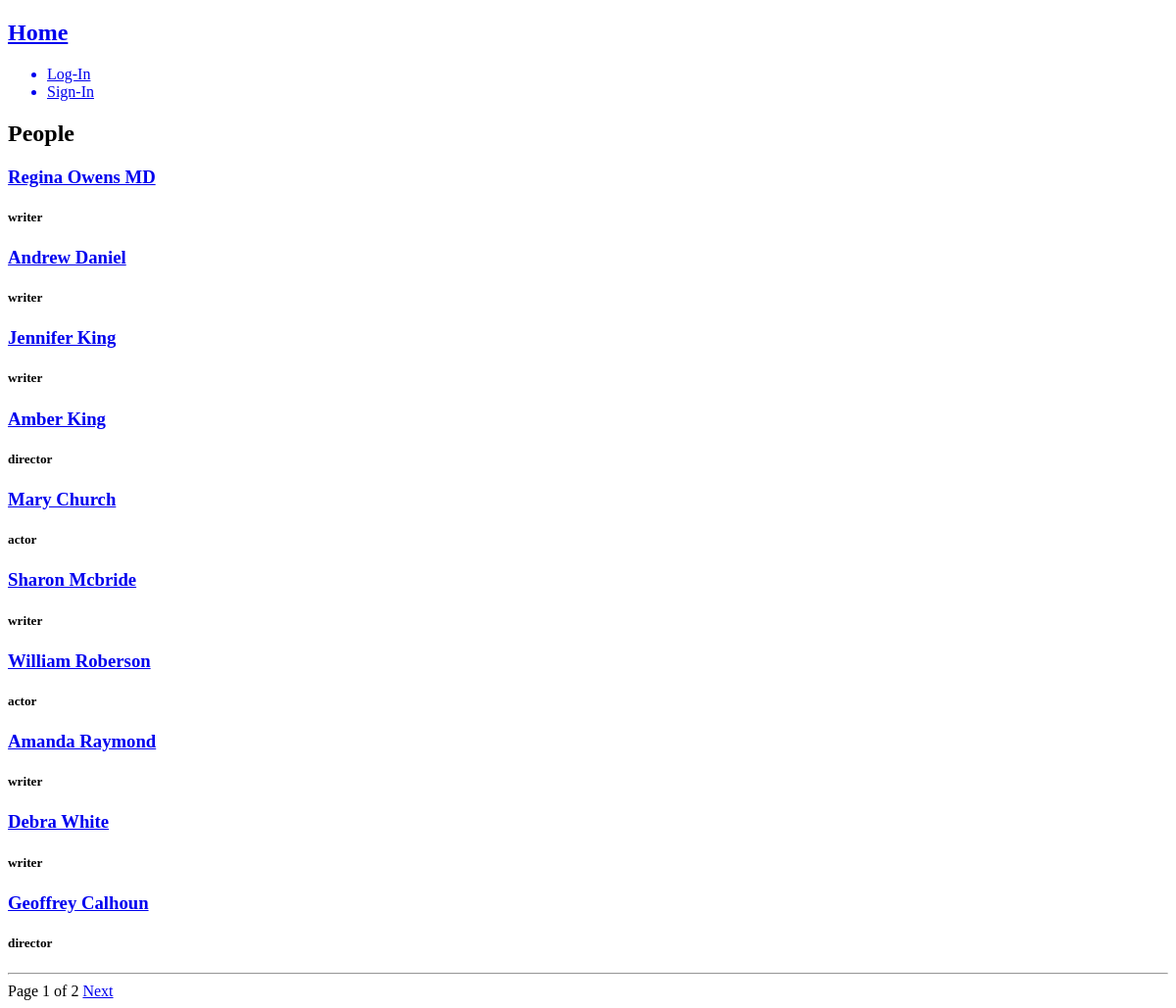
The app's page /people/, older data.
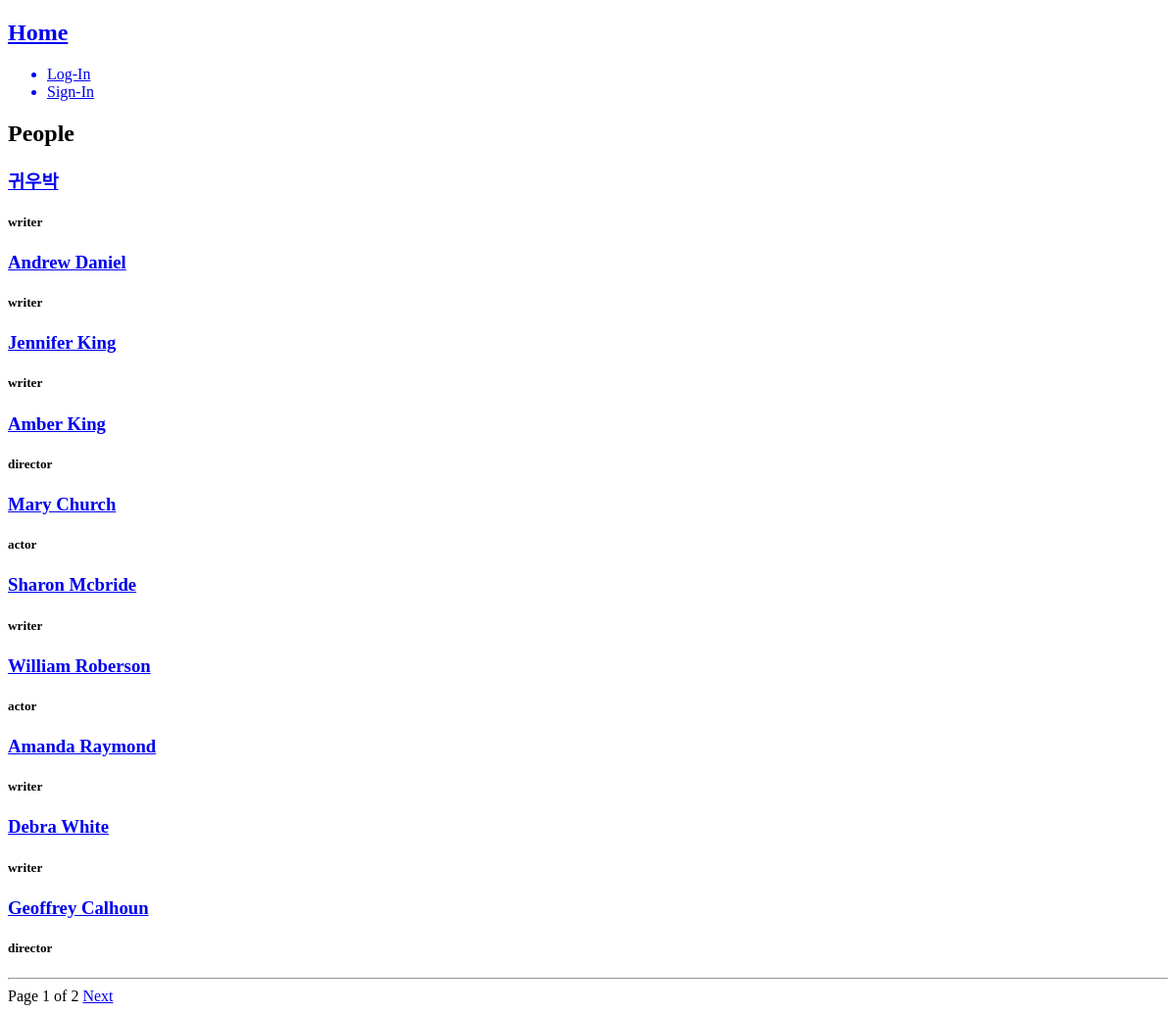
The same page, newer data.
### people/models.py (models this page shows, shortened)
class Person(core_models.TimeStampModel):
    KIND_ACTOR = "actor"
    KIND_DIRECTOR = "director"
    KIND_WRITER = "writer"
    KIND_CHOICES = (
        (KIND_ACTOR, "Actor"),
        (KIND_DIRECTOR, "Director"),
        (KIND_WRITER, "Writer"),
    )
    name = models.CharField(max_length=120)
    photo = models.ImageField(null=True, blank=True)
    kind = models.CharField(max_length=15, choices=KIND_CHOICES)

### people/views.py (the view)
# urls.py: path("", PeopleView.as_view(), name="people"),
class PeopleView(ListView):
    model = Person
    paginate_by = 10
    paginate_orphans = 5
    ordering = "pk"
    context_object_name = "people"
    template_name = "people/people_list.html"
    def get_context_data(self, **kwargs):
        context = super().get_context_data(**kwargs)
        context["page_title"] = "All People"
        return context

### templates/people/people_list.html (shortened to what this page needs)
{% extends "base.html" %}
{% block content %}
<div>
  <h2>People</h2>
  {% for person in people %}
  <div>
    <a href="{% url "people:peopleDetail" person.pk %}"><h3>{{person.name}}</h3></a>
    <h5>{{person.kind}}</h5>
  </div>
  {% endfor %}
<hr />
</div>
<div>
    Page {{page_obj.number}} of {{page_obj.paginator.num_pages}}
    {% if page_obj.has_next  %}
        <a href="?page={{page_obj.next_page_number}}">Next</a>
    {% endif %}
</div>
{% endblock content %}

Row changes from the older to the newer data that the page shows:
changed Person: name "Regina Owens MD" → "귀우박"
